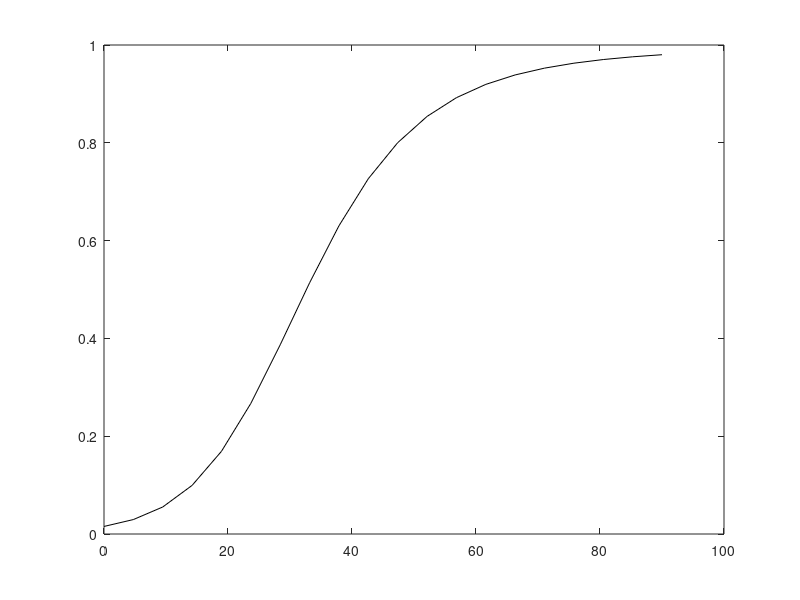

Here is the MATLAB script that generated this plot:
%curve fitting
%h = 20; %antenna height
varphi = 11.95;
beta = 0.14;
counter = 1;
r = linspace(0,pi/2,20);
x = length(r);
for x_r = 1 : x
    p(x_r) = 1./(1+varphi*exp(-beta*(180/pi*atan(r(x_r))-varphi)));
    %p_f(counter) = 1.*exp(-0.001969*r^2);
    %x(x_r) = r;
    %counter = counter + 1;
end
plot(rad2deg(r),p,'k-');
hold on;
%plot(x,p_f,'r--');